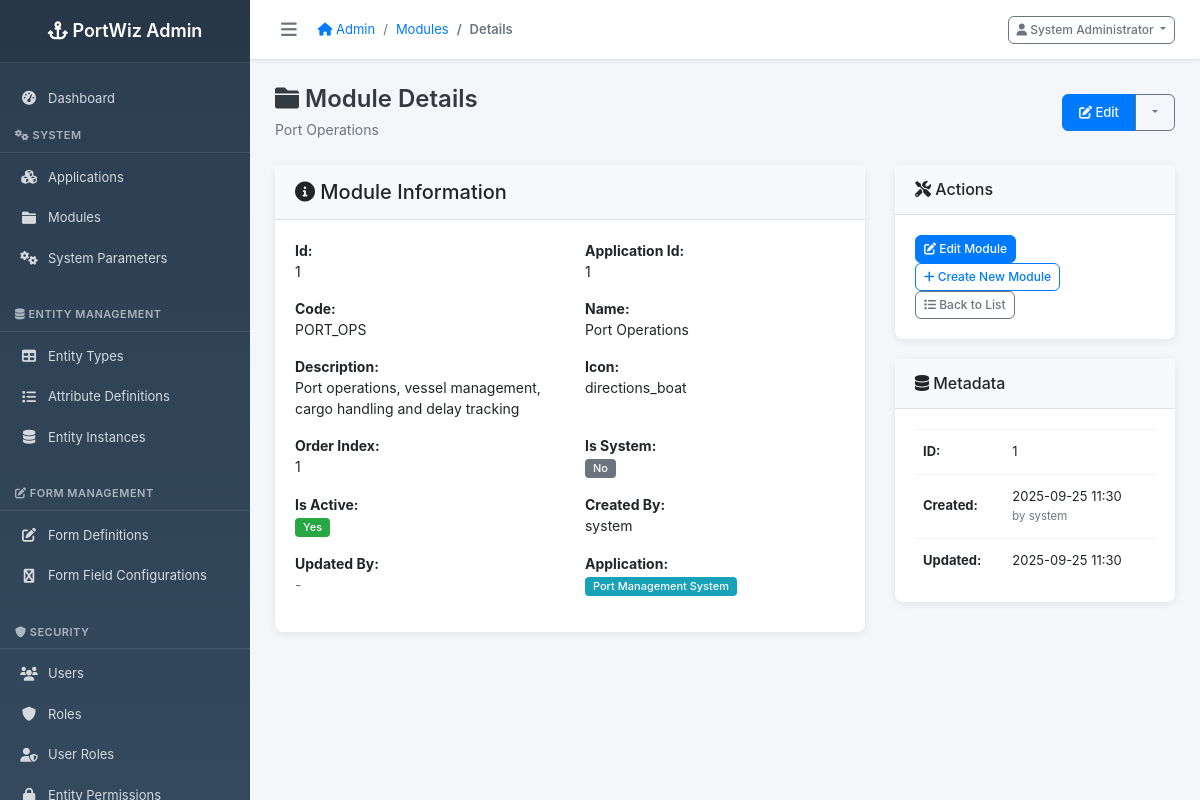
/custom-admin/models/module/1 (signed in), run on the app's committed database.
### models.py (models this page shows, shortened)
class User(db.Model, UserMixin):
    __tablename__ = 'users'
    id = db.Column(db.Integer, primary_key=True, autoincrement=True)
    username = db.Column(db.String(100), unique=True, nullable=False)
    email = db.Column(db.String(255), unique=True, nullable=False)
    first_name = db.Column(db.String(100))
    last_name = db.Column(db.String(100))
    password = db.Column(db.String(255))
    is_active = db.Column(db.Boolean, default=True)
    last_login = db.Column(db.DateTime)
    created_at = db.Column(db.DateTime, default=datetime.utcnow)
    updated_at = db.Column(db.DateTime, default=datetime.utcnow, onupdate=datetime.utcnow)
    user_roles = db.relationship('UserRole', backref='user', lazy='dynamic')
    favorite_modules = db.relationship('UserFavoriteModule', backref='user', lazy='dynamic')
    @hybrid_property
    def full_name(self):
        return f"{self.first_name or ''} {self.last_name or ''}".strip()

class Module(db.Model):
    __tablename__ = 'modules'
    id = db.Column(db.Integer, primary_key=True, autoincrement=True)
    application_id = db.Column(db.Integer, db.ForeignKey('applications.id'), nullable=False)
    code = db.Column(db.String(50), nullable=False)
    name = db.Column(db.String(255), nullable=False)
    description = db.Column(db.Text)
    icon = db.Column(db.String(100))
    order_index = db.Column(db.Integer, default=0)
    is_system = db.Column(db.Boolean, default=False)
    is_active = db.Column(db.Boolean, default=True)
    created_at = db.Column(db.DateTime, default=datetime.utcnow)
    updated_at = db.Column(db.DateTime, default=datetime.utcnow, onupdate=datetime.utcnow)
    created_by = db.Column(db.String(100))
    updated_by = db.Column(db.String(100))
    entity_types = db.relationship('EntityType', backref='module', lazy='dynamic')
    __table_args__ = (
        db.UniqueConstraint('application_id', 'code', name='unique_module_per_app'),
    )

class Application(db.Model):
    __tablename__ = 'applications'
    id = db.Column(db.Integer, primary_key=True, autoincrement=True)
    code = db.Column(db.String(50), unique=True, nullable=False)
    name = db.Column(db.String(255), nullable=False)
    description = db.Column(db.Text)
    icon = db.Column(db.String(100))
    order_index = db.Column(db.Integer, default=0)
    is_active = db.Column(db.Boolean, default=True)
    created_at = db.Column(db.DateTime, default=datetime.utcnow)
    updated_at = db.Column(db.DateTime, default=datetime.utcnow, onupdate=datetime.utcnow)
    created_by = db.Column(db.String(100))
    updated_by = db.Column(db.String(100))
    modules = db.relationship('Module', backref='application', lazy='dynamic')

### custom_admin/__init__.py (the view)
@admin_bp.route('/models/<model_name>/<int:object_id>')
@login_required
def model_detail(model_name, object_id):
    config = AdminConfig.get_model_config(model_name)
    if not config:
        flash(f'Model {model_name} not found', 'error')
        return redirect(url_for('custom_admin.dashboard'))
    model = config['model']
    instance = model.query.get_or_404(object_id)
    inspector = inspect(model)
    all_fields = []
    for column in inspector.columns:
        if column.name not in config.get('readonly_fields', []):
            all_fields.append({
                'name': column.name,
                'label': column.name.replace('_', ' ').title(),
                'value': AdminUtils.get_display_value(instance, column.name),
                'type': str(column.type)
            })
    for relationship in inspector.relationships:
        if relationship.direction.name == 'MANYTOONE':  # Foreign key relationships
            all_fields.append({
                'name': relationship.key,
                'label': relationship.key.replace('_', ' ').title(),
                'value': AdminUtils.get_display_value(instance, relationship.key),
                'type': 'relationship'
            })
    navigation = AdminConfig.get_navigation_structure()
    return render_template('admin/model_detail.html',
                         config=config,
                         model_name=model_name,
                         instance=instance,
                         all_fields=all_fields,
                         navigation=navigation)

### custom_admin/templates/admin/model_detail.html (shortened to what this page needs)
{% extends "admin/base.html" %}
{% block breadcrumb %}
<nav aria-label="breadcrumb">
    <ol class="breadcrumb">
        <li class="breadcrumb-item">
            <a href="{{ url_for('custom_admin.dashboard') }}">
                <i class="fas fa-home"></i> Admin
            </a>
        </li>
        <li class="breadcrumb-item">
            <a href="{{ url_for('custom_admin.model_list', model_name=model_name) }}">
                {{ config.name_plural }}
            </a>
        </li>
        <li class="breadcrumb-item active">Details</li>
    </ol>
</nav>
{% endblock %}
{% block content %}
<div class="page-header">
    <div class="d-flex justify-content-between align-items-center">
        <div>
            <h1 class="page-title">
                <i class="{{ config.icon }}"></i>
                {{ config.name }} Details
            </h1>
            <p class="page-subtitle">
                {% if hasattr(instance, 'name') %}
                {{ instance.name }}
                {% elif hasattr(instance, 'code') %}
                {{ instance.code }}
                {% elif hasattr(instance, 'username') %}
                {{ instance.username }}
                {% else %}
                ID: {{ instance.id }}
                {% endif %}
            </p>
        </div>
        <div class="btn-group">
            <a href="{{ url_for('custom_admin.model_edit', model_name=model_name, object_id=instance.id) }}"
               class="btn btn-primary">
                <i class="fas fa-edit"></i>
                Edit
            </a>
            <button type="button" class="btn btn-outline-secondary dropdown-toggle dropdown-toggle-split"
                    data-toggle="dropdown">
            </button>
        </div>
    </div>
</div>
<div class="row">
    <div class="col-lg-8">
        <div class="card">
            <div class="card-header">
                <h5 class="mb-0">
                    <i class="fas fa-info-circle"></i>
                    {{ config.name }} Information
                </h5>
            </div>
            <div class="card-body">
                <div class="row">
                    {% for field in all_fields %}
                    <div class="col-md-6 mb-3">
                        <strong>{{ field.label }}:</strong><br>
                        {% if field.value %}
                            {% if field.type == 'relationship' %}
                            <span class="badge badge-info">{{ field.value }}</span>
                            {% elif field.name.endswith('_at') %}
                            <small class="text-muted">{{ field.value }}</small>
                            {% elif field.name.startswith('is_') %}
                                {% if field.value == 'Yes' %}
                                <span class="badge badge-success">{{ field.value }}</span>
                                {% else %}
                                <span class="badge badge-secondary">{{ field.value }}</span>
                                {% endif %}
                            {% else %}
                            {{ field.value }}
                            {% endif %}
                        {% else %}
                        <span class="text-muted">-</span>
                        {% endif %}
                    </div>
                    {% endfor %}
                </div>
            </div>
        </div>
    </div>
    <div class="col-lg-4">
        <div class="card">
            <div class="card-header">
                <h6 class="mb-0">
                    <i class="fas fa-tools"></i>
                    Actions
                </h6>
            </div>
            <div class="card-body">
                <div class="d-grid gap-2">
                    <a href="{{ url_for('custom_admin.model_edit', model_name=model_name, object_id=instance.id) }}"
                       class="btn btn-primary btn-sm">
                        <i class="fas fa-edit"></i>
                        Edit {{ config.name }}
                    </a>
                    <a href="{{ url_for('custom_admin.model_create', model_name=model_name) }}"
                       class="btn btn-outline-primary btn-sm">
                        <i class="fas fa-plus"></i>
                        Create New {{ config.name }}
                    </a>
                    <a href="{{ url_for('custom_admin.model_list', model_name=model_name) }}"
                       class="btn btn-outline-secondary btn-sm">
                        <i class="fas fa-list"></i>
                        Back to List
                    </a>
                </div>
            </div>
        </div>
        <div class="card">
            <div class="card-header">
                <h6 class="mb-0">
                    <i class="fas fa-database"></i>
                    Metadata
                </h6>
            </div>
            <div class="card-body">
                <table class="table table-sm table-borderless">
                    <tr>
                        <td><strong>ID:</strong></td>
                        <td>{{ instance.id }}</td>
                    </tr>
                    {% if hasattr(instance, 'created_at') and instance.created_at %}
                    <tr>
                        <td><strong>Created:</strong></td>
                        <td>
                            {{ instance.created_at.strftime('%Y-%m-%d %H:%M') }}
                            {% if hasattr(instance, 'created_by') and instance.created_by %}
                            <br><small class="text-muted">by {{ instance.created_by }}</small>
                            {% endif %}
                        </td>
                    </tr>
                    {% endif %}
                    {% if hasattr(instance, 'updated_at') and instance.updated_at %}
                    <tr>
                        <td><strong>Updated:</strong></td>
                        <td>
                            {{ instance.updated_at.strftime('%Y-%m-%d %H:%M') }}
                        </td>
                    </tr>
                    {% endif %}
                </table>
            </div>
        </div>
    </div>
</div>
{% endblock %}

### custom_admin/templates/admin/base.html (shortened to what this page needs)
<!DOCTYPE html>
<html lang="en">
<head>
    <link rel="stylesheet" href="https://cdn.jsdelivr.net/npm/bootstrap@4.6.2/dist/css/bootstrap.min.css">
    <link rel="stylesheet" href="https://cdnjs.cloudflare.com/ajax/libs/font-awesome/6.0.0/css/all.min.css">
</head>
<body>
    <div class="admin-sidebar" id="adminSidebar">
        <div class="sidebar-brand">
            <h4>
                <i class="fas fa-anchor"></i>
                <span class="brand-text">PortWiz Admin</span>
            </h4>
        </div>
        <nav class="sidebar-nav">
            <div class="nav-item">
                <a href="{{ url_for('custom_admin.dashboard') }}"
                   class="nav-link {{ 'active' if request.endpoint == 'custom_admin.dashboard' else '' }}"
                   data-tooltip="Dashboard">
                    <i class="fas fa-tachometer-alt"></i>
                    <span class="nav-link-text">Dashboard</span>
                </a>
            </div>
            {% for category, category_data in navigation.items() %}
            <div class="nav-category">
                <div class="nav-category-title">
                    <i class="{{ category_data.icon }}"></i>
                    {{ category }}
                </div>
                {% for model in category_data.models %}
                <div class="nav-item">
                    <a href="{{ model.url }}"
                       class="nav-link"
                       data-tooltip="{{ model.name }}">
                        <i class="{{ model.icon }}"></i>
                        <span class="nav-link-text">{{ model.name }}</span>
                    </a>
                </div>
                {% endfor %}
            </div>
            {% endfor %}
        </nav>
    </div>
    <div class="admin-main" id="adminMain">
        <header class="admin-header">
            <div class="header-left">
                <button class="sidebar-toggle" id="sidebarToggle" type="button">
                    <i class="fas fa-bars"></i>
                </button>
                {% block breadcrumb %}{% endblock %}
            </div>
            <div class="header-right">
                <div class="dropdown">
                    <button class="btn btn-outline-secondary btn-sm dropdown-toggle"
                            type="button" data-toggle="dropdown">
                        <i class="fas fa-user"></i>
                        {{ current_user.full_name or current_user.username }}
                    </button>
                </div>
            </div>
        </header>
        <main class="admin-content">
            {% block content %}{% endblock %}
        </main>
    </div>
</body>
</html>

### data on the page
User: first_name+last_name "System Administrator"
Module: name "Port Operations", label "Code", value "PORT_OPS", label "Name", value "Port Operations", label "Description", value "Port operations, vessel management, cargo handling and delay tracking", label "Icon", value "directions_boat", label "Created By", value "system", id "1", created_at "2025-09-25 11:30", created_by "system", updated_at "2025-09-25 11:30"
Application: label "Application", value "Port Management System"

### other printed values
{{ category }} "SYSTEM" "ENTITY MANAGEMENT" "FORM MANAGEMENT" "SECURITY"
{{ model.name }} "Applications" "Modules" "System Parameters" "Entity Types" "Attribute Definitions" "Entity Instances" "Form Definitions" "Form Field Configurations" "Users" "Roles" "User Roles"
{{ config.name_plural }} "Modules"
{{ config.name }} "Module"
{{ field.label }} "Id" "Application Id" "Order Index" "Is System" "Is Active" "Updated By"
{{ field.value }} "1" "1" "1"
{{ field.value }} "No"
{{ field.value }} "Yes"
